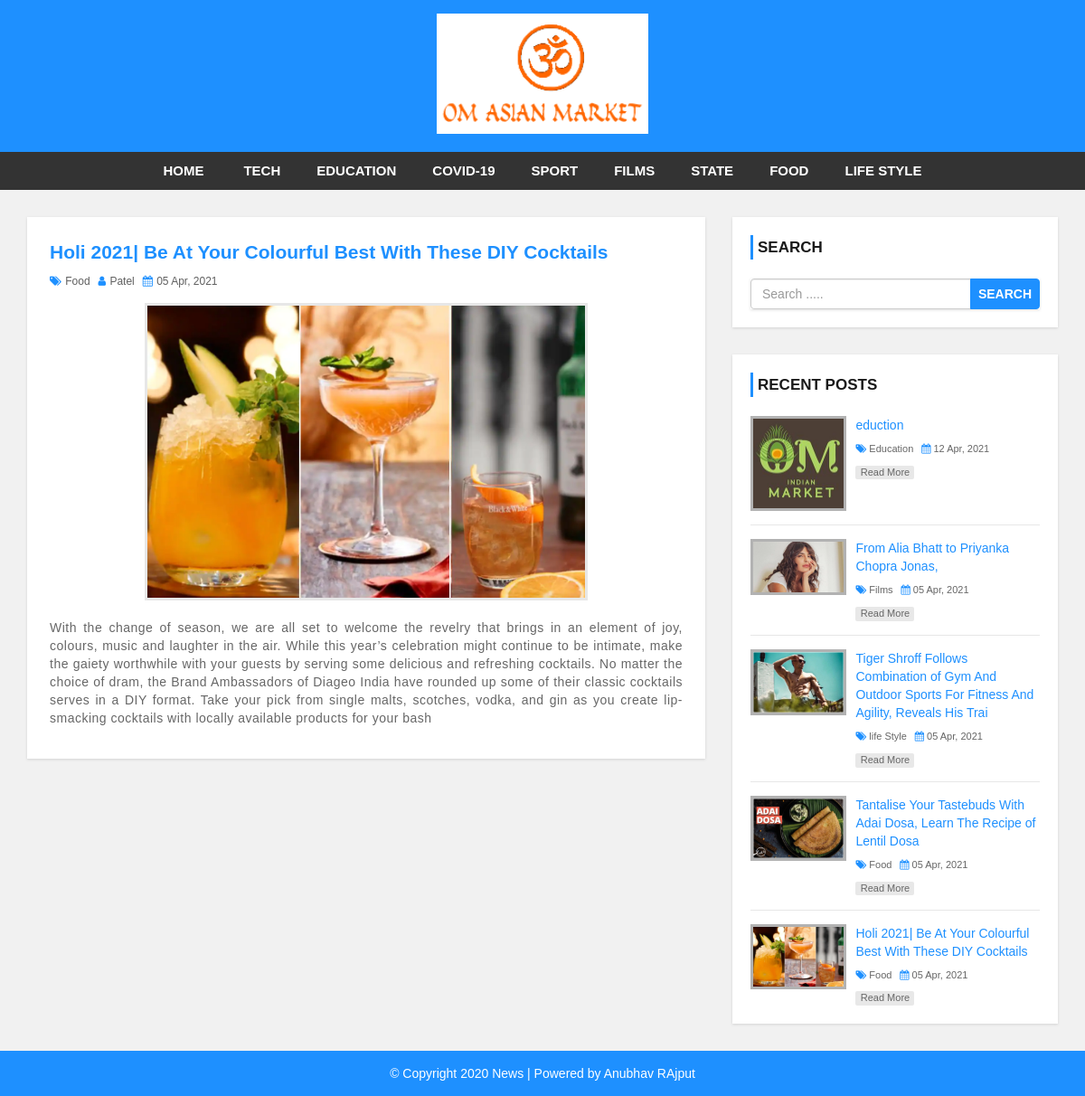
The page /single.php?id=88 on the database its author committed.
### tables this page shows
CREATE TABLE `settings` (
  `websitename` varchar(60) NOT NULL,
  `logo` varchar(50) NOT NULL,
  `footerdesc` varchar(255) NOT NULL
);

CREATE TABLE `category` (
  `category_id` int(11) NOT NULL,
  `category_name` varchar(100) NOT NULL,
  `post` int(11) NOT NULL DEFAULT 0
);

CREATE TABLE `post` (
  `post_id` int(11) NOT NULL,
  `title` varchar(100) NOT NULL,
  `description` text NOT NULL,
  `category` varchar(100) NOT NULL,
  `post_date` varchar(50) NOT NULL,
  `author` int(11) NOT NULL,
  `post_img` varchar(100) NOT NULL
);

CREATE TABLE `user` (
  `user_id` int(10) UNSIGNED NOT NULL,
  `first_name` varchar(30) NOT NULL,
  `last_name` varchar(30) NOT NULL,
  `username` varchar(30) DEFAULT NULL,
  `password` varchar(40) DEFAULT NULL,
  `role` int(11) NOT NULL
);

### single.php (the view)
<?php include 'header.php'; ?>
    <div id="main-content">
        <div class="container">
            <div class="row">
                <div class="col-md-8">
                    <div class="post-container">
                    <?php
                             include "admin/config.php";
                              $post_id= $_GET['id'];
                             $sql = "SELECT * FROM post
                             LEFT JOIN category ON post.category= category.category_id
                             LEFT JOIN user ON post.author =  user.user_id  WHERE post_id ={$post_id}";
                             $result= mysqli_query($conn, $sql) or die("Query Faild");
                             if(mysqli_num_rows($result) > 0)
                              {
                                while($row= mysqli_fetch_assoc($result)) {
                            ?>
                        <div class="post-content single-post">
                            <h3><?php   echo $row['title'];?></h3>
                            <div class="post-information">
                                <span>
                                    <i class="fa fa-tags" aria-hidden="true"></i>
                                     <a href=' category.php?cid=<?php  echo $row['category'];?>'><?php echo $row['category_name'];?></a>
                                </span>
                                <span>
                                    <i class="fa fa-user" aria-hidden="true"></i>
                                    <a href='author.php?aid=<?php  echo $row['author'];?>'><?php echo $row['username'];?></a>
                                </span>
                                <span>
                                    <i class="fa fa-calendar" aria-hidden="true"></i>
                                    <?php   echo $row['post_date'];?>
                                </span>
                            </div>
                            <img class="single-feature-image" src="admin/upload/<?php echo $row['post_img']; ?>" alt=""/>
                            <p class="description">
                            <?php echo $row['description'];?>
                            </p>
                        </div>
                        <?php
                                }
                            } else{
                                 echo "<h2> No record in found</h2>";
                            }
                            ?>
                    </div>
                </div>
                <?php include 'sidebar.php'; ?>
            </div>
        </div>
    </div>
<?php include 'footer.php'; ?>

### header.php (shortened to what this page needs)
<?php
 include "admin/config.php";
?>
<!DOCTYPE html>
<html lang="en">
<head>
    <link rel="stylesheet" href="css/bootstrap.min.css" />
    <link rel="stylesheet" href="css/font-awesome.css">
    <link rel="stylesheet" href="css/style.css">
</head>
<body>
<div id="header">
    <div class="container">
        <div class="row">
            <div class=" col-md-offset-4 col-md-4">
            <?php
                     $sql ="SELECT logo FROM settings";
                     $result = mysqli_query($conn, $sql) or die("Query Failed.");
                     if(mysqli_num_rows($result) > 0){
                        while($row = mysqli_fetch_assoc($result)) {
                    ?>
                        <a href="index.php" id ="logo"><img class="logo" src="admin/images/<?php echo $row['logo'];?>"></a>
                        <?php
                        }}
                        ?>
            </div>
        </div>
    </div>
</div>
<div id="menu-bar">
    <div class="container">
        <div class="row">
            <div class="col-md-12">
            <?php
         include "admin/config.php";
          $sql= "SELECT * FROM category  WHERE  post > 0 ";
          $result= mysqli_query($conn, $sql) or die("Query Faild");
          if(mysqli_num_rows($result) > 0)
           {
            $active="";
         ?>
                <ul class='menu'>
                <li><a  class='' href='index.php'>Home</a></li>
                    <?php  while($row= mysqli_fetch_assoc($result)) {
                     echo "<li><a  class='{$active}' href='category.php?cid={$row['category_id']} '> {$row['category_name']}</a></li>";
                    }?>
                </ul>
                <?php } ?>
            </div>
        </div>
    </div>
</div>

### sidebar.php
<div id="sidebar" class="col-md-4">
    <div class="search-box-container">
        <h4>Search</h4>
        <form class="search-post" action="search.php" method ="GET">
            <div class="input-group">
                <input type="text" name="search" class="form-control" placeholder="Search .....">
                <span class="input-group-btn">
                    <button type="submit" class="btn btn-danger">Search</button>
                </span>
            </div>
        </form>
    </div>
    <div class="recent-post-container">
        <h4>Recent Posts</h4>
        <?php
        include "admin/config.php";
        $limit = 5;
        $sql = "SELECT * FROM post
        LEFT JOIN category ON post.category = category.category_id
        ORDER BY post.post_id DESC LIMIT {$limit}";
        $result = mysqli_query($conn, $sql) or die("Query Failed. : Recent Post");
        if(mysqli_num_rows($result) > 0){
          while($row = mysqli_fetch_assoc($result)) {
      ?>
        <div class="recent-post">
            <a class="post-img" href="single.php?id=<?php echo $row['post_id']; ?>">
                <img src="admin/upload/<?php echo $row['post_img']; ?>" alt=""/>
            </a>
            <div class="post-content">
                <h5><a href="single.php?id=<?php echo $row['post_id']; ?>"><?php echo $row['title']; ?></a></h5>
                <span>
                    <i class="fa fa-tags" aria-hidden="true"></i>
                    <a href='category.php?cid=<?php echo $row['category']; ?>'><?php echo $row['category_name']; ?></a>
                </span>
                <span>
                    <i class="fa fa-calendar" aria-hidden="true"></i>
                    <?php echo $row['post_date']; ?>
                </span>
                <a class="read-more" href="single.php?id=<?php echo $row['post_id']; ?>">read more</a>
            </div>
        </div>
    <?php
      }
    }
    ?>
    </div>
</div>

### css/style.css (style rules this page uses)
body { background: #f1f1f1; font-family: sans-serif,arial,Helvetica; }
a, a:hover, a:focus { text-decoration: none; outline: none; }
ul { margin:0; padding:0; list-style:none; }
img.logo { width: 100%; height: auto; display: block; }
form { background: #fff; padding: 25px; box-shadow:0 1px 3px rgba(0, 0, 0, 0.13); }
#header { background: #1e90ff; text-align: center; padding: 15px; }
#logo { display: inline-block; width: 65%; }
#logo img { width: 100%; }
#menu-bar { background: #333; text-align: center; }
#menu-bar .menu > li { display: inline-block; }
.menu > li > a { padding: 10px 20px; display: block; text-transform: uppercase; color: #fff; font-size: 15px; font-weight:600; transition:all 0.5s ease 0s; }
#main-content { padding: 30px 0; min-height: 750px; }
#main-content .post-container { background-color: #fff; padding: 25px; box-shadow: 0 1px 3px rgba(0, 0, 0, 0.13); }
#main-content .post-content { border-bottom: 1px solid #d1d1d1; padding: 0 0 30px; margin-bottom:30px; }
#main-content .post-content img { width: 100%; }
#main-content .post-content h3 { font-size: 21px; line-height: 28px; font-weight: 600; margin: 0 0 7px; }
#main-content .post-content .post-information span { color: #606060; font-size: 12px; text-transform: capitalize; margin: 0 5px 5px 0; display: inline-block; }
#main-content .post-content .post-information i { color: #1e90ff; margin-right: 1px; }
#main-content .post-content .post-information a { color: #606060; text-decoration: none; }
#main-content .post-content p, #main-content .single-post p { color: #666; font-size: 14px; letter-spacing: 0.5px; margin:0 0 10px; }
#main-content .post-content a.read-more { color: #fff; background-color: #1E90FF; font-size: 12px; text-transform: capitalize; padding: 3px 8px; border-radius: 2px; transition: all 0.3s; }
#main-content .single-post { border: none; margin-bottom: 0; padding-bottom: 0; }
#main-content .single-post h3 { color: #1e90ff; }
#main-content .single-post .post-information { margin: 0 0 10px; }
#main-content .single-post p { text-align: justify; }
#main-content .single-post img.single-feature-image { width: 70%; margin: 0 auto 20px; display: block; border: 3px solid #e7e7e7; }
i.fa { color:#222; }
#sidebar h4 { color: #1A1A1A; font-size: 17px; line-height: 27px; font-weight:600; text-transform: uppercase; padding: 0 0 0 5px; margin: 0 0 21px; border-left: 3px solid #1e90ff; }
#sidebar .search-box-container { background-color: #fff; padding: 20px; margin: 0 0 30px; box-shadow: 0 1px 3px rgba(0, 0, 0, 0.13); }
#sidebar .search-post { padding: 0; }
#sidebar .search-post input { color: #606060; }
#sidebar .search-post .btn { font-weight: 600; text-transform: uppercase; padding: 6px 8px; background-color: #1E90FF; border-color: #1E90FF; outline: none; }
#sidebar .recent-post-container { padding: 20px; background: #fff; box-shadow: 0 1px 3px rgba(0, 0, 0, 0.13); }
#sidebar .recent-post { border-bottom: 1px solid #e7e7e7; padding: 0 0 15px; margin: 0 0 15px; }
#sidebar .recent-post:last-child { margin: 0; padding: 0; border: none; }
#sidebar .recent-post .post-img { display: inline-block; width: 33%; border: 3px solid rgba(0,0,0,0.3); vertical-align: top; transition: border .3s; }
#sidebar .recent-post .post-img img { width: 100%; }
#sidebar .recent-post .post-content { width: 65%; display: inline-block; border: none; padding: 0 0 0 7px; margin: 0; }
#sidebar .recent-post h5 { font-size: 14px; line-height: 20px; margin: 0 0 5px; }
#sidebar .recent-post h5 a { color: #1E90FF; }
#sidebar .recent-post span { color: #666; font-size: 11px; display: inline-block; margin: 0 5px 10px 0; }
#sidebar .recent-post span a { color: #666; }
#sidebar .recent-post span i { color: #1E90FF; }
#sidebar .recent-post a.read-more { color: #666; background-color: rgba(0,0,0,0.09); width: 65px; font-size: 11px; text-align: center; padding: 0; display: block; transition: all 0.3s; }

### rows shown on the page
settings: logo (picture)
category: category_name "TECH"
category: category_name "EDUCATION"
category: category_name "COVID-19"
category: category_name "SPORT"
category: category_name "FILMS"
category: category_name "STATE"
category: category_name "FOOD"
category: category_name "LIFE STYLE"
post: title "Holi 2021| Be At Your Colourful Best With These DIY Cocktails", category.category_name "Food", user.username "Patel", post_date "05 Apr, 2021", post_img (picture), description "With the change of season, we are all set to welcome the revelry that brings in an element of joy, colours, music and laughter in the air. While this year’s celebration might continue to be intimate, make the gaiety worthwhile with your guests by serving some delicious and refreshing cocktails. No matter the choice of dram, the Brand Ambassadors of Diageo India have rounded up some of their classic cocktails serves in a DIY format. Take your pick from single malts, scotches, vodka, and gin as you create lip-smacking cocktails with locally available products for your bash"
post: post_img (picture), title "eduction", category.category_name "Education", post_date "12 Apr, 2021"
post: post_img (picture), title "From Alia Bhatt to Priyanka Chopra Jonas,", category.category_name "Films", post_date "05 Apr, 2021"
post: post_img (picture), title "Tiger Shroff Follows Combination of Gym And Outdoor Sports For Fitness And Agility, Reveals His Trai", category.category_name "life Style", post_date "05 Apr, 2021"
post: post_img (picture), title "Tantalise Your Tastebuds With Adai Dosa, Learn The Recipe of Lentil Dosa", category.category_name "Food", post_date "05 Apr, 2021"
